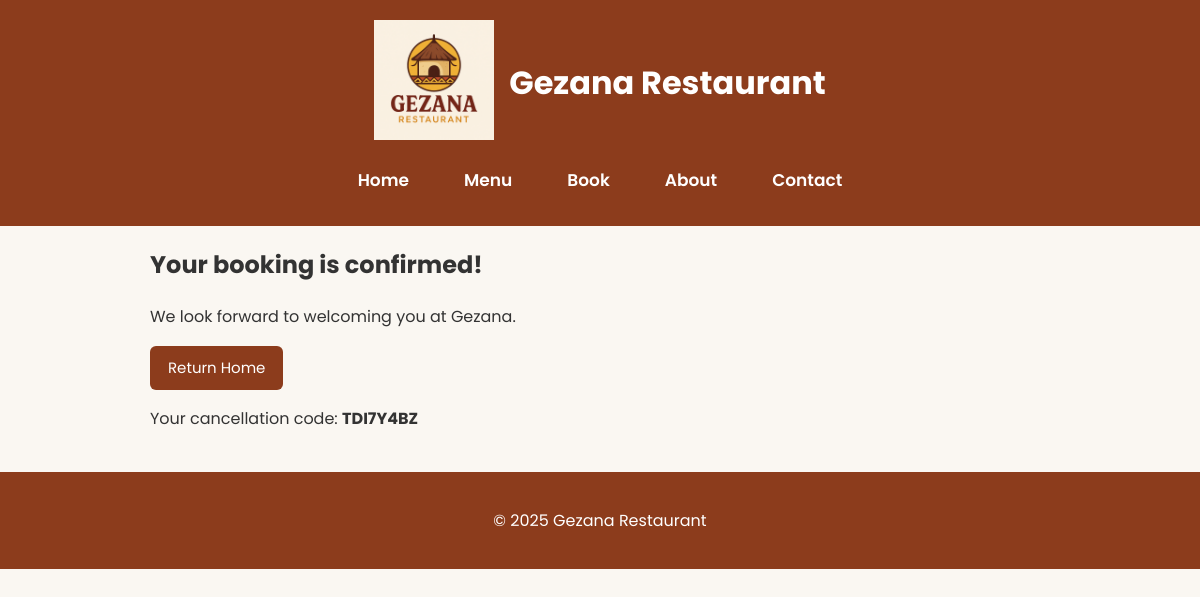
The page /booking-success/ on the database as committed earlier.
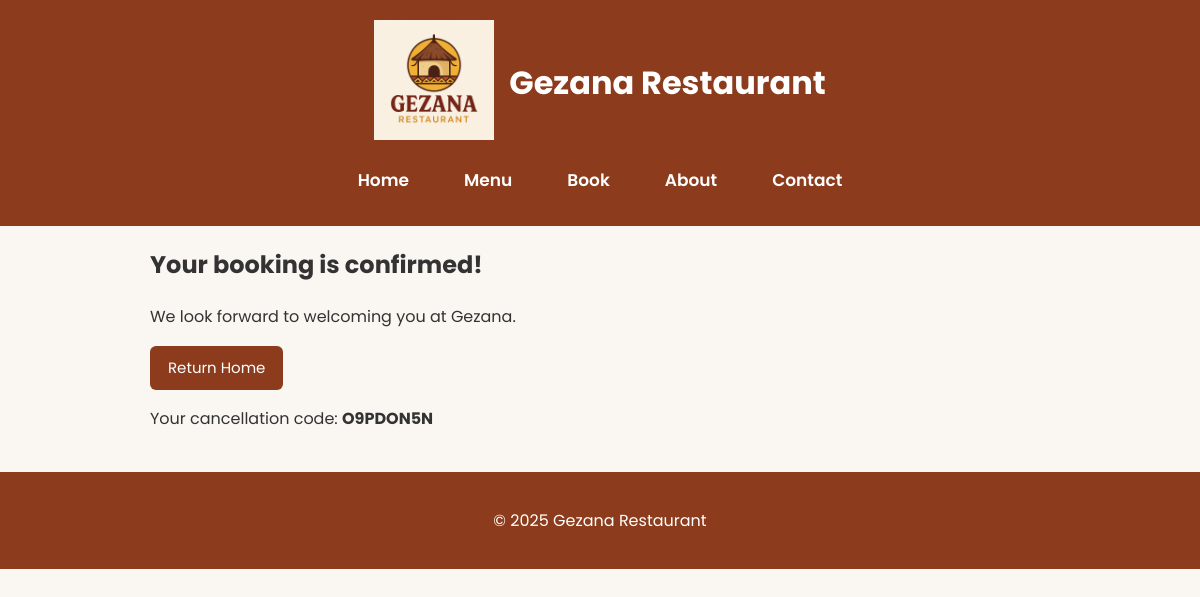
The same page on the database as committed later.
### gezana_app/models.py (models this page shows, shortened)
class Booking(models.Model):
    name = models.CharField(max_length=100)
    email = models.EmailField()
    phone = models.CharField(max_length=20, blank=True)
    guests = models.PositiveIntegerField()
    date = models.DateField()
    time = models.TimeField()
    table = models.ForeignKey(Table, on_delete=models.SET_NULL, null=True, blank=True)
    reference = models.CharField(max_length=8, unique=True, blank=True)

### gezana_app/views.py (the view)
# urls.py: path("booking-success/", views.booking_success, name="booking_success"),
def booking_success(request):
    last_booking = Booking.objects.last()
    return render(request, "gezana_app/booking_success.html", {"booking": last_booking})

### gezana_app/templates/gezana_app/booking_success.html (shortened to what this page needs)
{% extends "gezana_app/base.html" %}
{% block content %}
<h2>Your booking is confirmed!</h2>
<p>We look forward to welcoming you at Gezana.</p>
<a href="{% url 'gezana_app:home' %}" class="button">Return Home</a>
<p>Your cancellation code: <strong>{{ booking.reference }}</strong></p>
{% endblock %}

### gezana_app/templates/gezana_app/base.html (shortened to what this page needs)
<!DOCTYPE html>
<html lang="en">
  <head>
    {% load static %}
    <link rel="stylesheet" href="https://cdnjs.cloudflare.com/ajax/libs/font-awesome/6.5.0/css/all.min.css">
    <link rel="stylesheet" href="{% static 'css/style.css' %}" />
  </head>
  <body>
    <header>
    <div class="header-container">
        <img src="{% static 'images/gezana_logo.png' %}" alt="Gezana Logo" class="logo">
        <h1>Gezana Restaurant</h1>
    </div>
    <nav class="navbar">
    <ul>
        <li><a href="{% url 'gezana_app:home' %}">Home</a></li>
        <li><a href="{% url 'gezana_app:menu_list' %}">Menu</a></li>
        <li><a href="{% url 'gezana_app:make_booking' %}">Book</a></li>
        <li><a href="{% url 'gezana_app:about' %}">About</a></li>
        <li><a href="{% url 'gezana_app:contact' %}">Contact</a></li>
    </ul>
</nav>
</header>
    <main>
      {% block content %}{% endblock %}
    </main>
    <footer>
      <p>&copy; {% now "Y" %} Gezana Restaurant</p>
    </footer>
  </body>
</html>

### gezana_app/static/css/style.css (style rules this page uses)
body { font-family: "Poppins", sans-serif; margin: 0; padding: 0; background: #faf7f2; color: #333; line-height: 1.6; }
main { max-width: 900px; margin: 20px auto; padding: 0 20px; }
header { background-color: #8c3c1c; color: #fff; padding: 20px 0; text-align: center; }
nav { margin-top: 10px; }
nav a { color: #fff; text-decoration: none; margin: 0 15px; font-weight: 600; }
.header-container { display: flex; flex-direction: row; align-items: center; gap: 15px; justify-content: center; }
.logo { width: 120px; height: auto; margin-bottom: 5px; }
button, input[type="submit"], a.button { background-color: #8c3c1c; color: #fff; border: none; padding: 10px 18px; border-radius: 6px; font-size: 15px; cursor: pointer; transition: 0.2s ease-in-out; text-decoration: none; display: inline-block; }
footer { text-align: center; padding: 20px; background-color: #8c3c1c; color: #fff; margin-top: 40px; }
.navbar { background-color: #8c3c1c; padding: 12px 0; margin-top: 10px; }
.navbar ul { display: flex; justify-content: center; gap: 25px; list-style: none; padding: 0; margin: 0; }
.navbar a { color: #fff; font-weight: 600; text-decoration: none; position: relative; padding-bottom: 4px; transition: 0.3s ease; font-size: 17px; }
.navbar a::after { content: ""; position: absolute; width: 0%; height: 2px; bottom: 0; left: 0; background-color: #ffd28a; transition: width 0.3s ease; }

Rows that differ between the two databases and show on the page:
removed Booking: reference "TDI7Y4BZ"
added Booking: reference "O9PDON5N"
